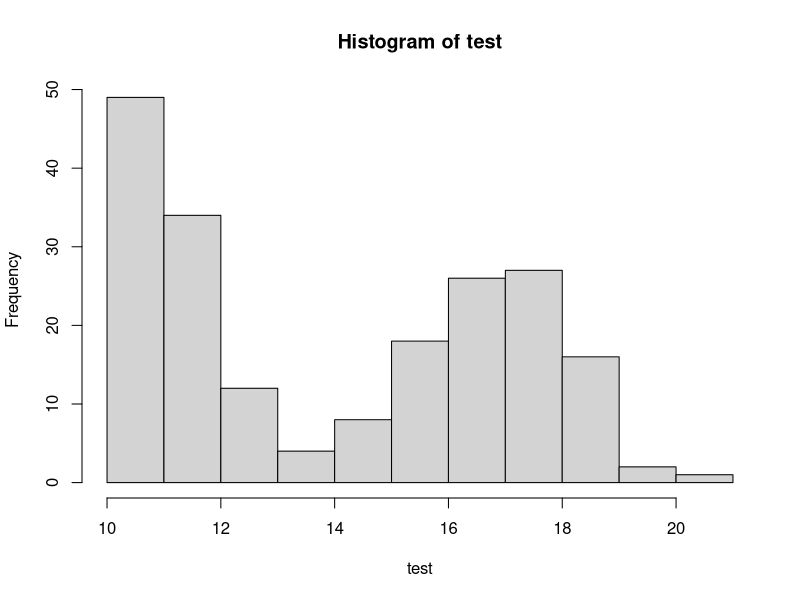

R code for this plot:
mu1 <- 12  
mu2 <- 18
sig1 <- 1
sig2 <- 1.5
cpct <- 0.5   

bimodalDistFunc <- function (n,cpct, mu1, mu2, sig1, sig2) {
  y0 <- rnorm(n,mean=mu1, sd = sig1)
  y1 <- rnorm(n,mean=mu2, sd = sig2)
  
  flag <- rbinom(n,size=1,prob=cpct)
  y <- y0*(1 - flag) + y1*flag 
}

bimodalData <- floor(bimodalDistFunc(n=200,cpct,mu1,mu2, sig1,sig2))


bimodaldataTest <- floor(bimodalData)


sortbimodaldata = function(x){
  temp = x
  if(max(x) > 23){
    temp = temp[-which(temp>23)]
  } else if(min(temp)<10){
    temp = temp[-which(temp<10)]
  }
  return(temp)
}


testrun = function(){
  data = bimodalDistFunc(200, 0.5, 12, 18, 1,1.5)
  floordata = floor(data)
  sorteddata = sortbimodaldata(floordata)
  return(sorteddata)
}

test = testrun()
hist(test)

length(test[which(test==10)])
